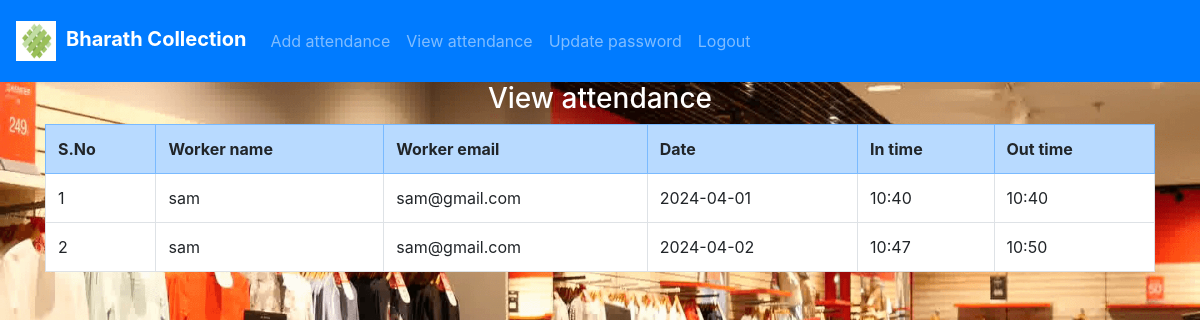
Screenshot of /worker/view_attendance.php (signed in) with the database file from the repository.
### tables this page shows
CREATE TABLE `attendance` (
  `id` int(11) NOT NULL,
  `worker_id` int(11) NOT NULL,
  `mdate` date NOT NULL,
  `category` varchar(50) NOT NULL,
  `in_time` varchar(50) NOT NULL,
  `out_time` varchar(50) NOT NULL
);

CREATE TABLE `workers` (
  `id` int(11) NOT NULL,
  `name` varchar(50) NOT NULL,
  `email` varchar(50) NOT NULL,
  `phone` varchar(50) NOT NULL,
  `password` varchar(50) NOT NULL,
  `worker_id` varchar(50) NOT NULL
);

### worker/view_attendance.php (the view, shortened to what this page needs)
<!DOCTYPE html>
<html lang="en">
<head>
  <link rel="stylesheet" href="https://cdn.jsdelivr.net/npm/bootstrap@4.6.2/dist/css/bootstrap.min.css">
</head>
<body class="home-main">
    <?php
    include("header.php");
    ?>
    <div class="container">
        <div class="row">
            <div class="col-md-12">
<h3 class="text-center text-white">View attendance</h3>
<table class="table table-bordered">
    <tr class="table-primary">
        <th>S.No</th>
        <th>Worker name</th>
        <th>Worker email</th>
        <th>Date</th>
        <th>In time</th>
        <th>Out time</th>
    </tr>
<?php
include("../db.php");
$id=$_SESSION["wid"];
$sql="select * from workers inner join attendance on workers.id=attendance.worker_id where attendance.worker_id=$id";
$result=mysqli_query($con,$sql);
if(mysqli_num_rows($result)>0)
{
    $i=1;
    while($row=mysqli_fetch_assoc($result))
    {
        ?>
        <tr class="bg-white">
            <td><?=$i?></td>
            <td><?=$row["name"]?></td>
            <td><?=$row["email"]?></td>
            <td><?=$row["mdate"]?></td>
            <td><?=$row["in_time"]?></td>
            <td><?=$row["out_time"]?></td>
        </tr>
        <?php
        $i++;
    }
}
?>
</table>
            </div>
        </div>
    </div>
</body>
</html>

### worker/view_attendance.php (style rules this page uses)
.home-main { background-image:url("../images/bg3.png"); background-repeat:no-repeat; background-size:100% 100%; background-attachment:fixed; height:100vh; width:100%; }

### rows the page displays
attendance: worker.name "sam", worker.email "sam@gmail.com", mdate "2024-04-01", in_time "10:40", out_time "10:40"
attendance: worker.name "sam", worker.email "sam@gmail.com", mdate "2024-04-02", in_time "10:47", out_time "10:50"
